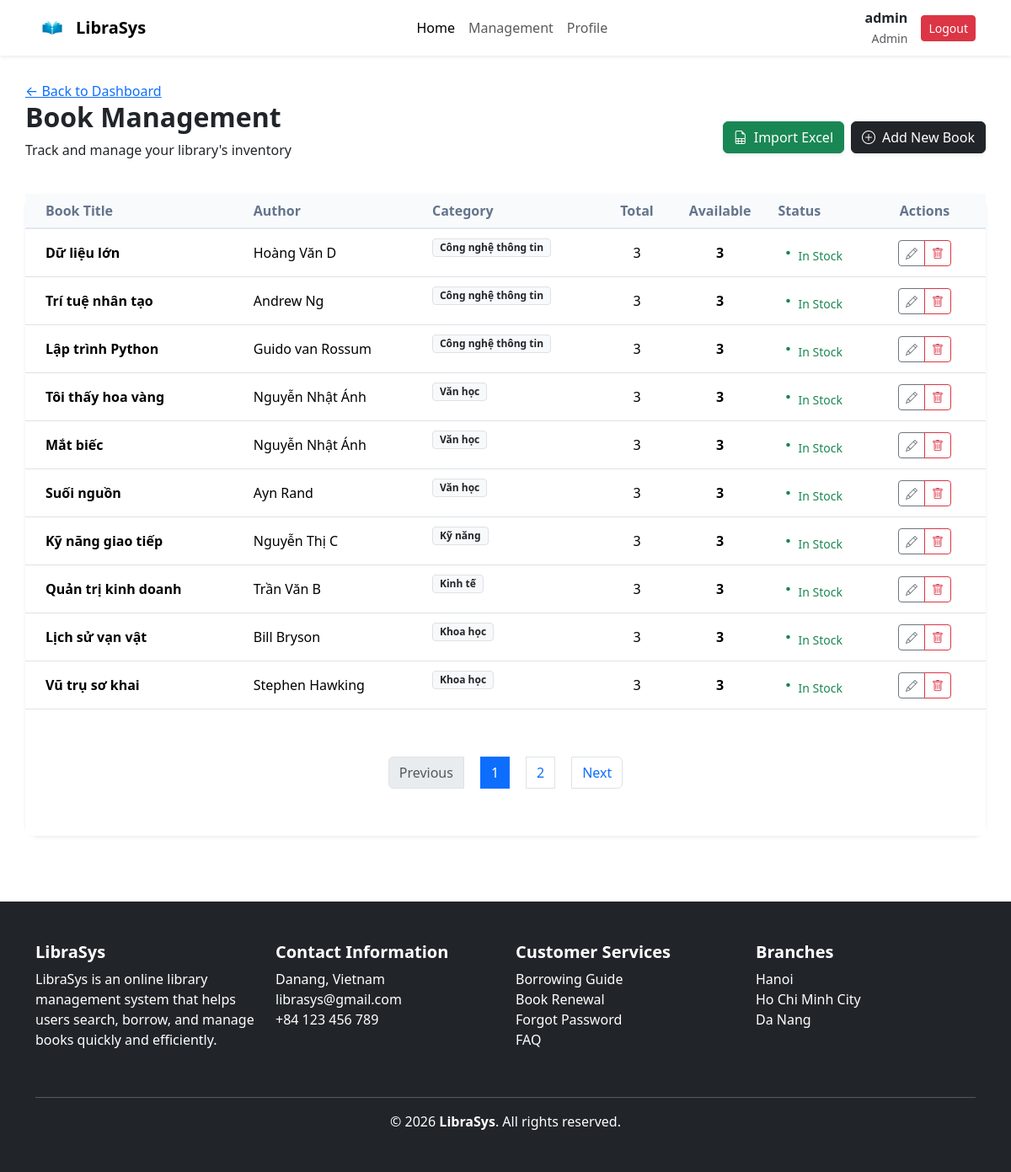
Page /admin/books (signed in) on the earlier database version.
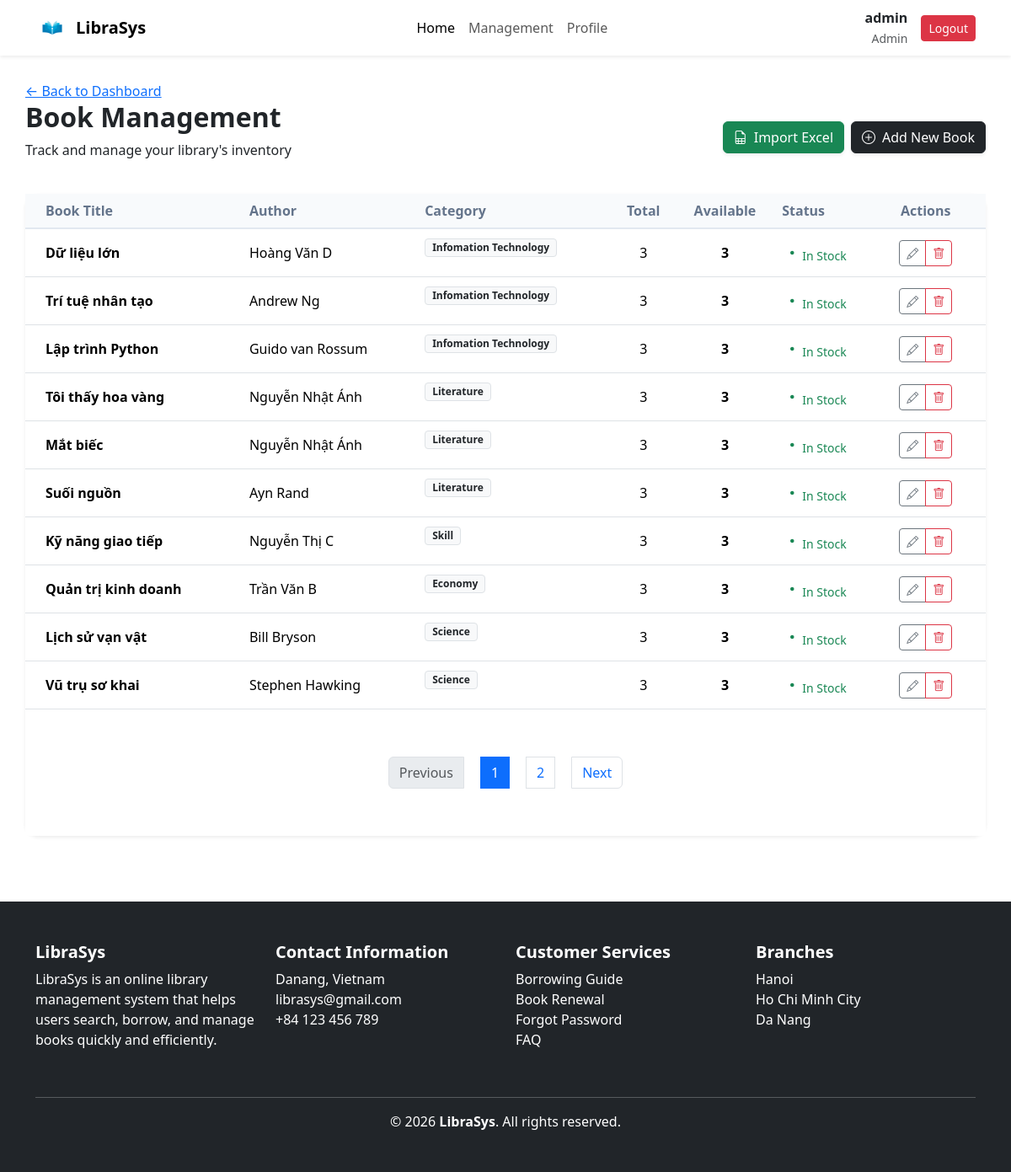
Same page on the later database version.
### tables this page shows
CREATE TABLE `books` (
  `book_id` int(11) NOT NULL,
  `title` varchar(255) NOT NULL,
  `author` varchar(150) DEFAULT NULL,
  `category_id` int(11) DEFAULT NULL,
  `image_url` varchar(255) DEFAULT NULL,
  `Description` text DEFAULT NULL
);

CREATE TABLE `categories` (
  `category_id` int(11) NOT NULL,
  `category_name` varchar(100) NOT NULL
);

### app/core/Controller.php (called while the page is built, shortened)
<?php
class Controller
{
    protected function model($model)
    {
        $modelPath = __DIR__ . '/../models/' . $model . '.php';
        return new $model();
    }
    protected function view($view, $data = [])
    {
        extract($data);
        $viewPath = __DIR__ . '/../views/' . $view . '.php';
        require_once $viewPath;
    }
}

### app/controllers/AdminController.php (called while the page is built, shortened)
<?php
class AdminController extends Controller
{
    public function books()
    {
        $bookModel = $this->model('Book');
        $categoryModel = $this->model('Category');
        $limit = 10;
        $page = isset($_GET['page']) ? (int)$_GET['page'] : 1;
        $offset = ($page - 1) * $limit;
        $books = $bookModel->getBooks([], $limit, $offset);
        $categories = $categoryModel->getAllCategories();
        $totalBooks = $bookModel->countBooks();
        $totalPages = ceil($totalBooks / $limit);
        $this->view('admin/books', [
            'books' => $books,
            'categories' => $categories,
            'currentPage' => $page,
            'totalPages' => $totalPages
        ]);
    }
}

### app/core/Router.php (called while the page is built, shortened)
<?php
class Router
{
    public function run()
    {
        $requestUri = parse_url($_SERVER['REQUEST_URI'], PHP_URL_PATH);
        if (strpos($requestUri, '/public/') !== false) {
            $requestUri = substr($requestUri, strpos($requestUri, '/public/') + 8);
        } elseif (substr($requestUri, -7) === '/public') {
            $requestUri = '';
        } else {
            $requestUri = trim($requestUri, '/');
        }
        $requestUri = trim($requestUri, '/');
        $requestUri = preg_replace('/\.php$/', '', $requestUri);
        $requestUri = preg_replace('/^index\/?/', '', $requestUri);
        $parts = !empty($requestUri) ? explode('/', $requestUri) : [];
        $parts = array_filter($parts, fn($p) => !empty($p));
        $parts = array_values($parts);
        $method = !empty($parts[1]) ? $parts[1] : 'index';
        $params = array_slice($parts, 2);
        $controller = new $controllerName();
        call_user_func_array([$controller, $method], $params);
    }
}

### public/index.php (called while the page is built, shortened)
<?php
require_once __DIR__ . '/../app/config/database.php';
require_once __DIR__ . '/../app/core/Router.php';
require_once __DIR__ . '/../app/core/Controller.php';
require_once __DIR__ . '/../app/core/Model.php';
$router = new Router();
$router->run();

### app/core/Model.php (called while the page is built, shortened)
<?php
class Model {
    public function __construct() {
        $database = new Database();
        $this->db = $database->connect();
    }
}

### app/config/database.php (called while the page is built, shortened)
<?php
class Database {
    private $host = 'localhost';
    private $db_name = 'library_management';
    private $username = 'root';
    private $password = '';
    private $conn;
    public function connect() {
        try {
            $this->conn = new PDO(
                "mysql:host={$this->host};dbname={$this->db_name};charset=utf8",
                $this->username,
                $this->password
            );
            $this->conn->setAttribute(PDO::ATTR_ERRMODE, PDO::ERRMODE_EXCEPTION);
        } catch (PDOException $e) {
            die('Database connection failed: ' . $e->getMessage());
        }
        return $this->conn;
    }
}

### app/models/Book.php (called while the page is built, shortened)
<?php
class Book extends Model
{
    public function getBooks(array $filters = [], $limit = 12, $offset = 0)
    {
        $baseSql = "SELECT b.*, c.category_name,
                (SELECT COUNT(*) FROM book_copies bc
                 WHERE bc.book_id = b.book_id) as total_copies,
                (SELECT COUNT(*) FROM book_copies bc
                 WHERE bc.book_id = b.book_id AND bc.status = 'available') as available
                FROM books b
                LEFT JOIN categories c ON b.category_id = c.category_id";
        $baseSql .= " ORDER BY b.book_id DESC LIMIT :limit OFFSET :offset";
        $stmt = $this->db->prepare($baseSql);
        $stmt->bindValue(':limit', $limit, PDO::PARAM_INT);
        $stmt->bindValue(':offset', $offset, PDO::PARAM_INT);
        $stmt->execute();
        return $stmt->fetchAll(PDO::FETCH_ASSOC);
    }
}

### app/views/admin/books.php (the view, shortened to what the changed rows need)
<?php require_once __DIR__ . '/../layouts/header.php'; ?>
<div class="admin-container">
    <div class="main-content">
        <div class="admin-overview">
            <div class="overview-header d-flex justify-content-between align-items-center mb-4">
                <div>
                    <h1>Book Management</h1>
                </div>
            </div>
            <div class="card border-0 shadow-sm rounded-4">
                <div class="card-body p-0">
                    <div class="table-responsive">
                        <table class="table table-hover align-middle mb-0">
                            <thead class="bg-light">
                                <tr>
                                    <th class="ps-4">Book Title</th>
                                    <th>Author</th>
                                    <th>Category</th>
                                    <th class="text-center">Total</th>
                                    <th class="text-center">Available</th>
                                    <th>Status</th>
                                    <th class="text-center pe-4">Actions</th>
                                </tr>
                            </thead>
                            <tbody>
                                <?php foreach ($data['books'] as $book): ?>
                                    <tr>
                                        <td class="ps-4 fw-bold"><?= htmlspecialchars($book['title']) ?></td>
                                        <td><?= htmlspecialchars($book['author']) ?></td>
                                        <td><span
                                                class="badge bg-light text-dark border"><?= htmlspecialchars($book['category_name']) ?></span>
                                        </td>
                                        <td class="text-center"><?= $book['total_copies'] ?></td>
                                        <td class="text-center fw-bold"><?= $book['available'] ?></td>
                                        <td>
                                            <?php if ($book['available'] > 0): ?>
                                                <span class="text-success small"><i class="bi bi-dot fs-4"></i>In Stock</span>
                                            <?php else: ?>
                                                <span class="text-danger small"><i class="bi bi-dot fs-4"></i>Out of
                                                    Stock</span>
                                            <?php endif; ?>
                                        </td>
                                        <td class="text-center pe-4">
                                            <div class="btn-group">
                                                <button class="btn btn-sm btn-outline-secondary edit-btn"
                                                    data-id="<?= $book['book_id'] ?>"
                                                    data-title="<?= htmlspecialchars($book['title']) ?>"
                                                    data-author="<?= htmlspecialchars($book['author']) ?>"
                                                    data-cat="<?= $book['category_id'] ?>"
                                                    data-desc="<?= htmlspecialchars($book['Description'] ?? '') ?>"
                                                    data-bs-toggle="modal" data-bs-target="#editBookModal">
                                                    <i class="bi bi-pencil"></i>
                                                </button>
                                                <a href="<?= BASE_URL ?>/admin/deleteBook/<?= $book['book_id'] ?>"
                                                    class="btn btn-sm btn-outline-danger"
                                                    onclick="return confirm('Delete this book and all its copies?')">
                                                    <i class="bi bi-trash"></i>
                                                </a>
                                            </div>
                                        </td>
                                    </tr>
                                <?php endforeach; ?>
                            </tbody>
                        </table>
                    </div>
                </div>
            </div>
        </div>
    </div>
</div>
<?php require_once __DIR__ . '/../layouts/footer.php'; ?>

Differences in the rows shown:
changed through a linked row, books "Dữ liệu lớn": category.category_name "Công nghệ thông tin" → "Infomation Technology"
changed through a linked row, books "Trí tuệ nhân tạo": category.category_name "Công nghệ thông tin" → "Infomation Technology"
changed through a linked row, books "Lập trình Python": category.category_name "Công nghệ thông tin" → "Infomation Technology"
changed through a linked row, books "Tôi thấy hoa vàng": category.category_name "Văn học" → "Literature"
changed through a linked row, books "Mắt biếc": category.category_name "Văn học" → "Literature"
changed through a linked row, books "Suối nguồn": category.category_name "Văn học" → "Literature"
changed through a linked row, books "Kỹ năng giao tiếp": category.category_name "Kỹ năng" → "Skill"
changed through a linked row, books "Quản trị kinh doanh": category.category_name "Kinh tế" → "Economy"
changed through a linked row, books "Lịch sử vạn vật": category.category_name "Khoa học" → "Science"
changed through a linked row, books "Vũ trụ sơ khai": category.category_name "Khoa học" → "Science"
